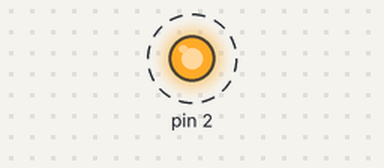
The program below on a simulated MicroPython board. Shown: output pins drawn as LEDs (lit = HIGH). Dashed ring = blinking. Files the program writes start out absent; the board's own WiFi access point starts at once; web requests get an empty 200 reply after 0.4 s; files that are not in the repository are absent; what the program prints to the serial console is not drawn.

Above: at 1.9 s.
Timing chart, 0 to 4.6 s (numbered marks = the images above):
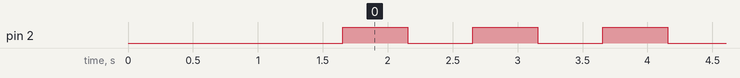

Measured:
- by itself, pin 2: alternates HIGH for 0.50 s and LOW for 0.50 s

The program:

main.py
```python
import time
import asyncio
import systemfunctions

def blink(pin):
    from machine import Pin
    led=Pin(pin,Pin.OUT)        #create LED object from pin2,Set Pin2 to output

    while True:
        led.value(1)            #Set led turn on
        time.sleep(0.5)
        led.value(0)            #Set led turn off
        time.sleep(0.5)

async def loop():
    done = False
    while not done:
        await asyncio.sleep(0.05)
        blink(2)


async def tasks():
    await asyncio.gather(loop())


if __name__ == "__main__":
    print("starting")
    systemfunctions.update()
    asyncio.run(tasks())
```

systemfunctions.py
```python
import requests


def check_version_file():
    try:
        with open("VERSION", 'r') as f:
            print("found VERSION file")
    except:
        with open("VERSION", 'w') as f:
            f.write("created")


def update(force_update = False):
    check_version_file()
    env = ("https://raw.githubusercontent.com/VictorDrijkoningen/micropython-trifo-emma/refs/heads/main/VERSION",
           "https://raw.githubusercontent.com/VictorDrijkoningen/micropython-trifo-emma/refs/heads/main/boot.py",
           "https://raw.githubusercontent.com/VictorDrijkoningen/micropython-trifo-emma/refs/heads/main/main.py",
           "https://raw.githubusercontent.com/VictorDrijkoningen/micropython-trifo-emma/refs/heads/main/systemfunctions.py")

    with open("VERSION") as file:
        emma_version = file.read()
        githubversion = requests.get(env[0]).text

        if emma_version != githubversion or force_update:
            print(emma_version.split("-")[0]+" / "+ str(githubversion).split("-")[0])
            with open('VERSION', 'w') as f:
                f.write(githubversion)
            with open('boot.py', 'w') as f:
                f.write(requests.get(env[1]).text)
            with open('main.py', 'w') as f:
                f.write(requests.get(env[2]).text)
            with open('systemfunctions.py', 'w') as f:
                f.write(requests.get(env[3]).text)
            print('done updating')
        else:
            print("Already up to date")
    return emma_version
```

boot.py
```python
# pylint: skip-file

# This file is executed on every boot (including wake-boot from deepsleep)
#import esp
#esp.osdebug(None)

import network
import webrepl
import gc
import esp
import time

esp.osdebug(0)

gc.enable()

webrepl.start()

try:
    with open("wifisecret.txt") as fi:
        data = fi.read().split(",")
        mode, wifissid, wifipass = data[0], data[1], data[2]
except:
    mode = 'AP'

try:
    if mode == 'AP':
        ap = network.WLAN(network.AP_IF)
        ap.config(essid='ESPemma')
        ap.active(True)
    else:
        lan = network.WLAN(network.STA_IF)
        lan.active(True)
        lan.connect(wifissid, wifipass)
        start = time.time()
        while not lan.isconnected():
            time.sleep(0.1)
            if (time.time() - start) > 10:
                raise TimeoutError
except:
    ap = network.WLAN(network.AP_IF)
    ap.config(essid='ESPemma.err')
    ap.active(True)

gc.collect()
```
